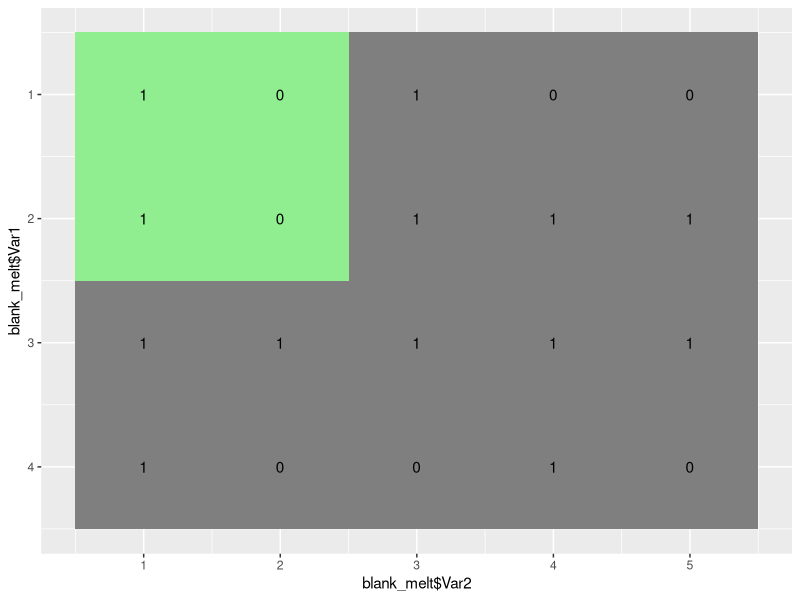
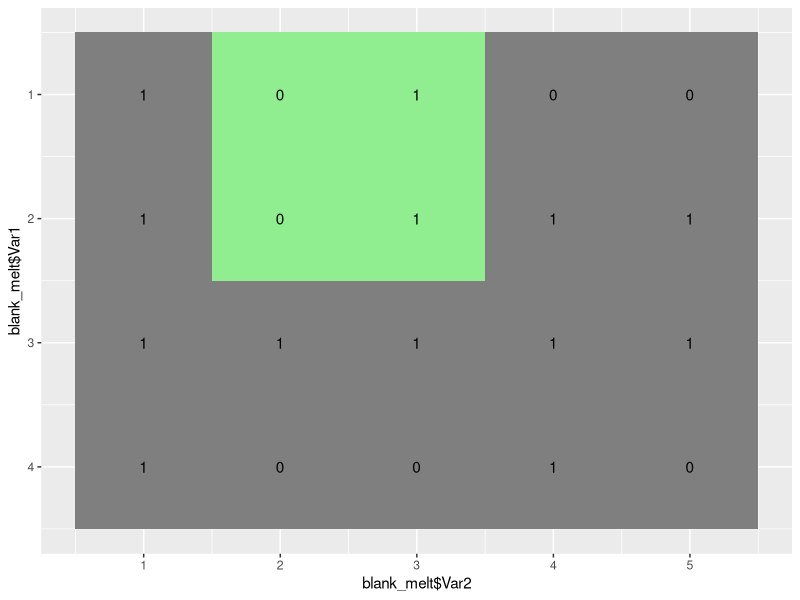
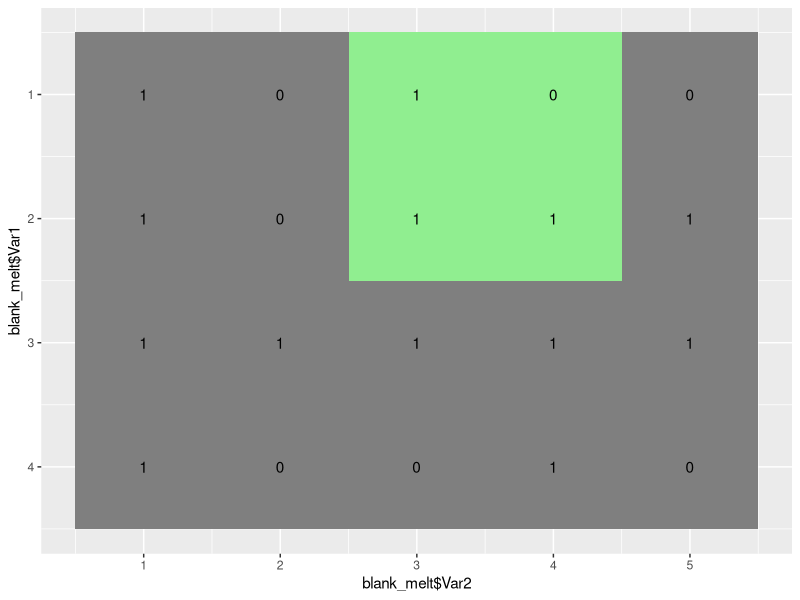
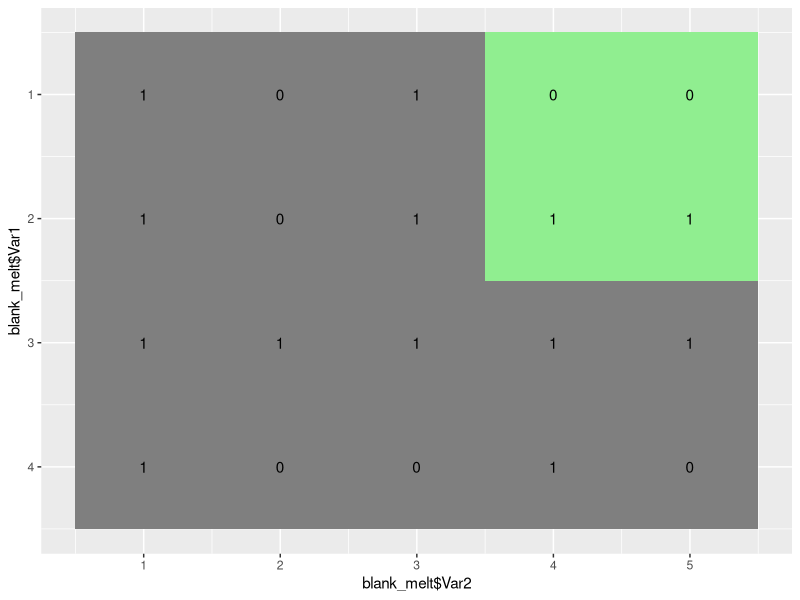
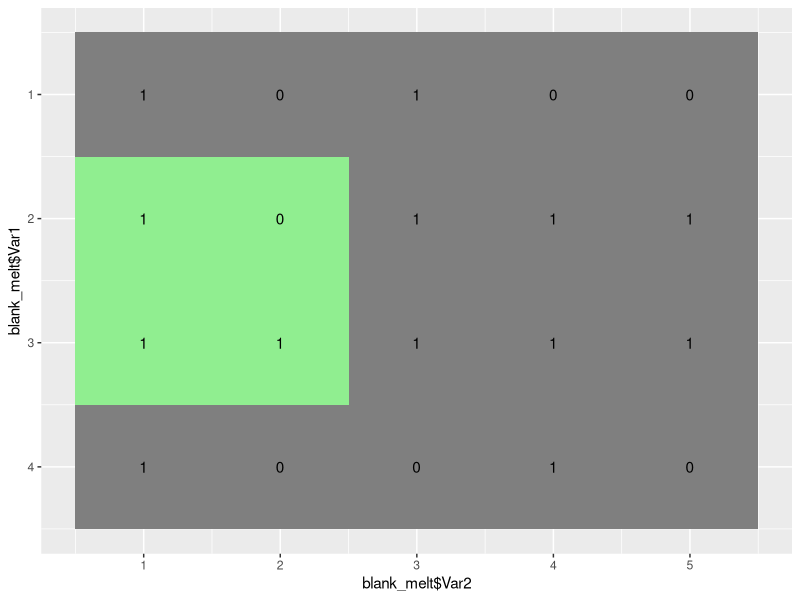
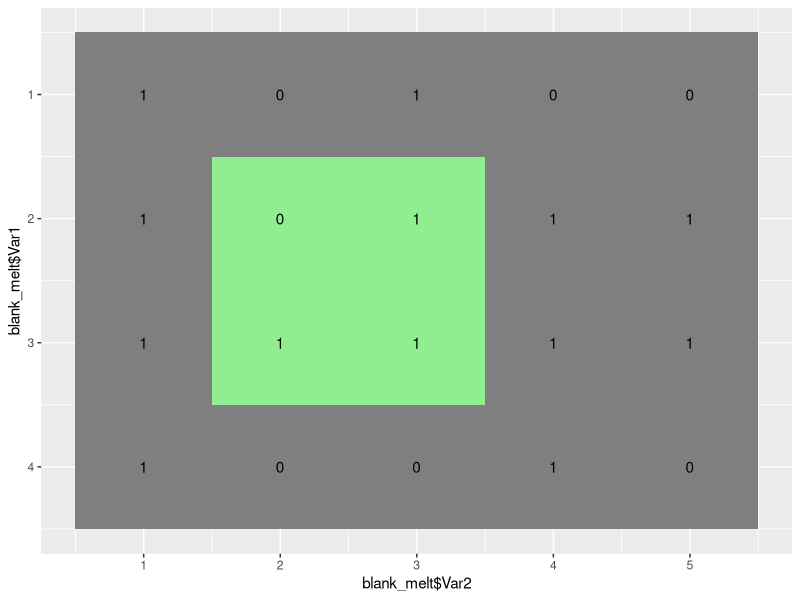
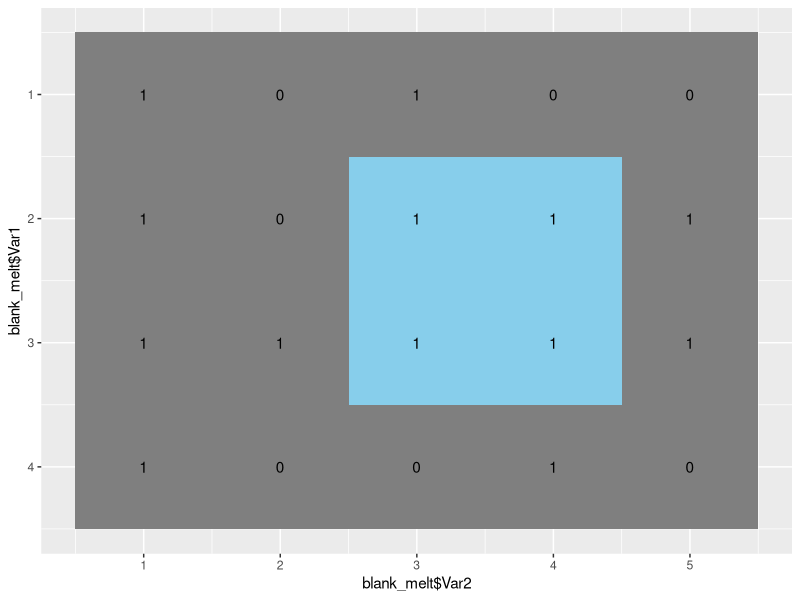
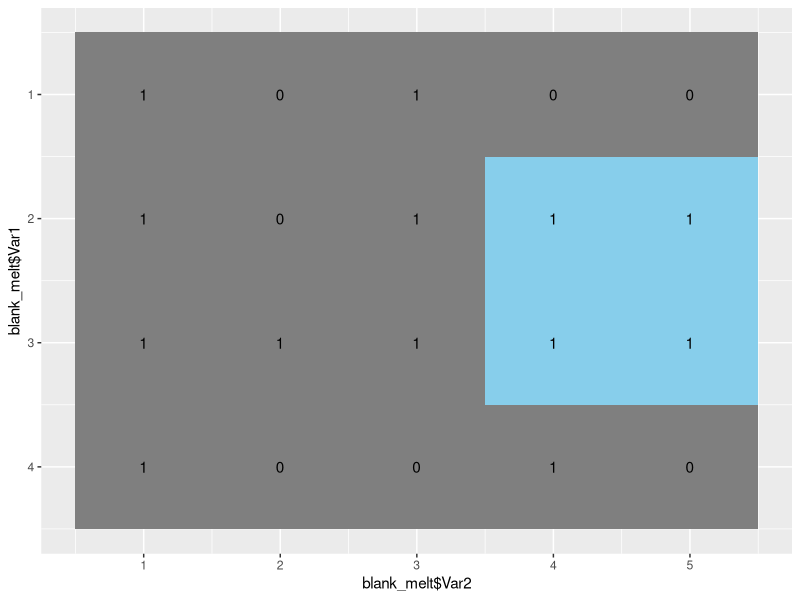

Here is the R script that generated these plots, in order:
# leetcode 221

# 1. For every square from size 1 to the maximum size, do:
# 2. Start the rectangle at (1,1) and move it to (1,n - k + 1)
# 3. Do this for each row from 1 to m - k + 1
# 4. At each position we check if all values are equal to 1, if they are then store it
# 5. at the end we will check the solutions to see which stored rectangle had the biggest area

library(ggplot2)
library(reshape2)

# a function to plot squares and colored base on if the square contains all 1s
plot_func = function(matrix,i,j,k,bool){
  blank_matrix = matrix(nrow = dim(matrix)[1],ncol = dim(matrix)[2],data = 0)
  blank_matrix[j:(j + i - 1),k:(k + i - 1)] = 1
  blank_melt = melt(blank_matrix)
  p = ggplot(melt(matrix), aes(blank_melt$Var1, blank_melt$Var2, fill=cut(blank_melt$value, seq(0, 1)), label=round(value, 1))) + 
    geom_tile() + 
    scale_fill_manual(values=c(if(bool){"skyblue"}else{"lightgreen"}, "white", "red", "white", "black")) + 
    geom_text(color="black") +  theme(legend.position = "none")  + coord_flip() + scale_x_reverse()
  p
}

matrix = rbind(c(1,0,1,0,0),c(1,0,1,1,1),c(1,1,1,1,1),c(1,0,0,1,0))
dim(matrix)
max_square_size = min(dim(matrix))
result_df = data.frame(row = NULL,col = NULL,area = NULL)
for(i in 2:max_square_size){ # skipping 1 because I don't want to press enter too much
  for(j in 1:(nrow(matrix) - i + 1)){
    for(k in 1:(ncol(matrix) - i + 1)){
      if(sum(matrix[j:(j + i - 1),k:(k + i - 1)]) == i^2){
        result_df = rbind(result_df,data.frame(row = j,col = k,area = i^2))
        print(plot_func(matrix,i,j,k,bool = TRUE))
        readline(prompt="Press [enter] to continue")
      } else{
        print(plot_func(matrix,i,j,k,bool = FALSE))
        readline(prompt="Press [enter] to continue")
        }
    }
  }
}






